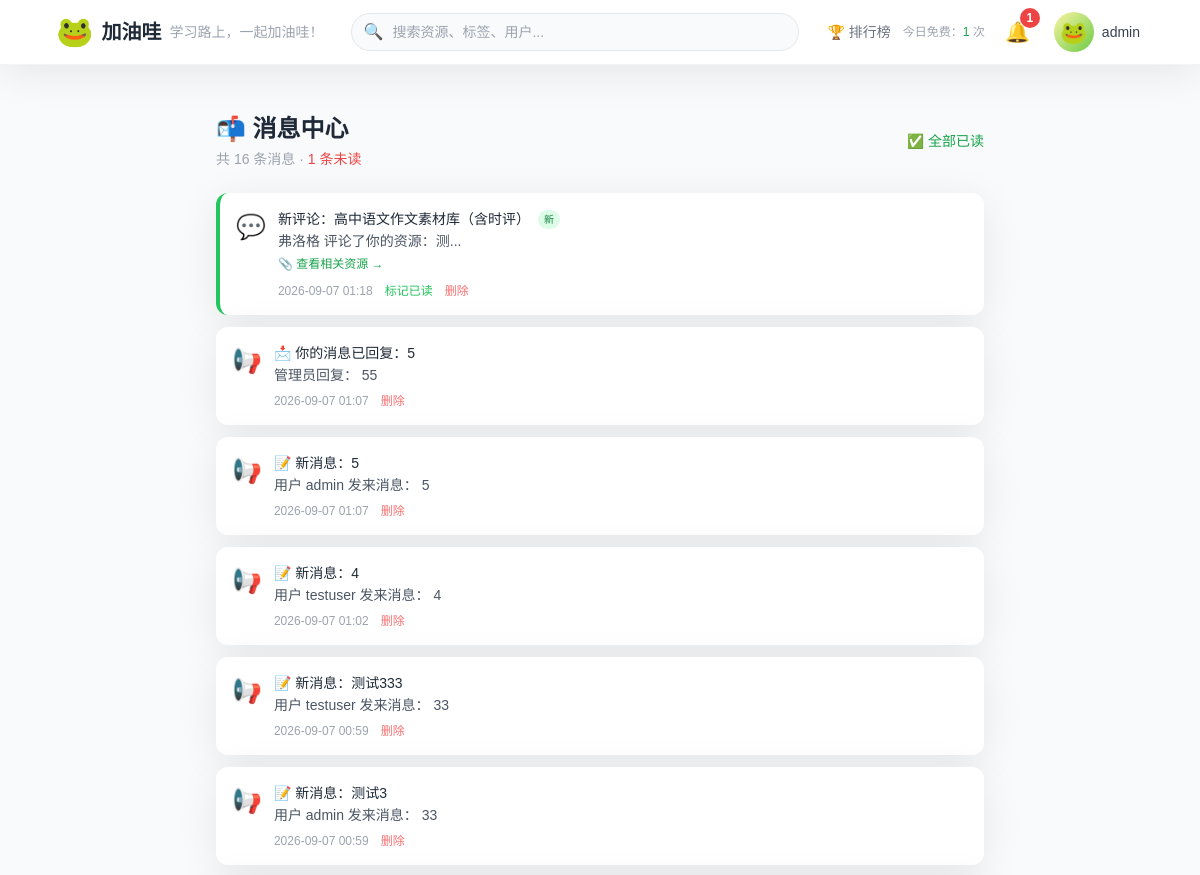
Before: /notifications/ (signed in, upper part) with the older database file.
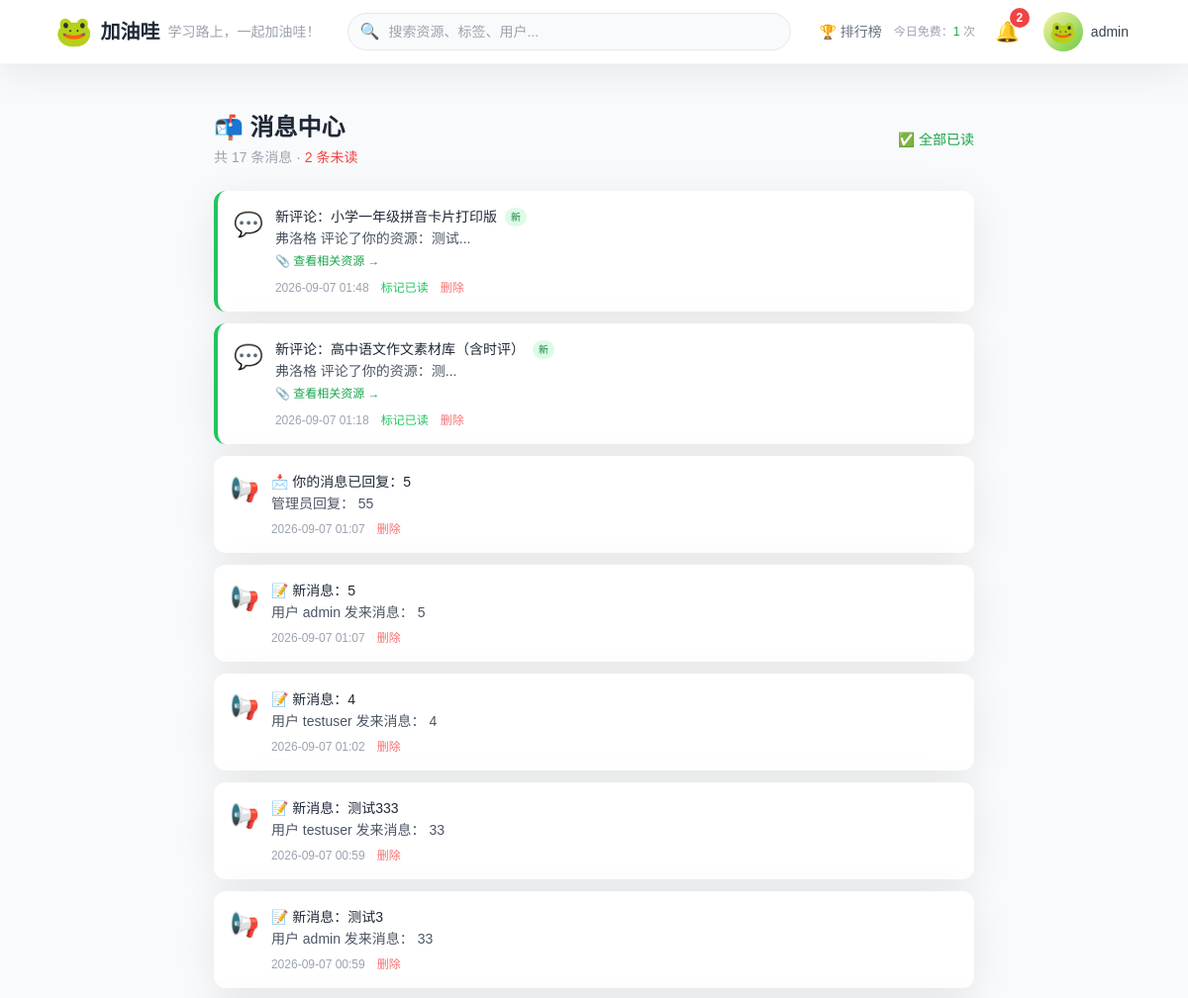
After: the same page with the newer database file.
### notifications/models.py (models this page shows, shortened)
class Notification(models.Model):
    TYPE_CHOICES = (
        ('system', '系统消息'),
        ('audit_pass', '审核通过'),
        ('audit_reject', '审核不通过'),
        ('comment', '评论通知'),
        ('follow', '关注通知'),
        ('like', '点赞通知'),
    )
    recipient = models.ForeignKey(
        settings.AUTH_USER_MODEL,
        on_delete=models.CASCADE,
        related_name='received_notifications',
        verbose_name='接收者'
    )
    sender = models.ForeignKey(
        settings.AUTH_USER_MODEL,
        null=True,
        blank=True,
        on_delete=models.SET_NULL,
        related_name='sent_notifications',
        verbose_name='发送者'
    )
    title = models.CharField(max_length=100, verbose_name='标题')
    content = models.TextField(verbose_name='内容')
    is_read = models.BooleanField(default=False, verbose_name='是否已读')
    message_type = models.CharField(
        max_length=30,
        choices=TYPE_CHOICES,
        default='system',
        verbose_name='消息类型'
    )
    related_resource = models.ForeignKey(
        'resources.Resource',
        null=True,
        blank=True,
        on_delete=models.SET_NULL,
        verbose_name='关联资源'
    )
    related_comment = models.ForeignKey(
        'resources.Comment',
        null=True,
        blank=True,
        on_delete=models.SET_NULL,
        verbose_name='关联评论'
    )
    created_at = models.DateTimeField(auto_now_add=True, verbose_name='发送时间')
    class Meta:
        db_table = 'notifications_notification'
        ordering = ['-created_at']
        verbose_name = '站内私信'
        verbose_name_plural = '站内私信'
        indexes = [
            models.Index(fields=['recipient', '-created_at']),
            models.Index(fields=['recipient', 'is_read']),
        ]

### notifications/views.py (the view)
# urls.py: path('', views.notification_list, name='list'),
@login_required
def notification_list(request):
    notifications = Notification.objects.filter(recipient=request.user).order_by('-created_at')
    unread_count = notifications.filter(is_read=False).count()
    paginator = Paginator(notifications, 20)
    page = request.GET.get('page', 1)
    notifications_page = paginator.get_page(page)
    context = {
        'notifications': notifications_page,
        'unread_count': unread_count,
    }
    return render(request, 'notifications/list.html', context)

### templates/notifications/list.html (shortened to what this page needs)
{% extends 'base.html' %}
{% load static %}
{% block content %}
<div class="max-w-3xl mx-auto py-6">
    <div class="flex items-center justify-between mb-6">
        <div>
            <h1 class="text-2xl font-bold text-gray-800">📬 消息中心</h1>
            <p class="text-sm text-gray-400 mt-1">
                共 {{ notifications.paginator.count }} 条消息
                {% if unread_count > 0 %}
                · <span class="text-red-500 font-medium">{{ unread_count }} 条未读</span>
                {% endif %}
            </p>
        </div>
        <div class="flex space-x-3">
            {% if unread_count > 0 %}
            <button onclick="markAllRead()"
                    class="text-sm text-green-600 hover:text-green-700 transition">
                ✅ 全部已读
            </button>
            {% endif %}
        </div>
    </div>
    {% if notifications %}
    <div class="space-y-3">
        {% for notice in notifications %}
        <div id="notification-{{ notice.id }}"
             class="bg-white rounded-xl card-shadow p-4 hover:shadow-lg transition {% if not notice.is_read %}border-l-4 border-green-500{% endif %}">
            <div class="flex items-start space-x-3">
                <span class="text-2xl flex-shrink-0 mt-0.5">
                    {% if notice.message_type == 'comment' %}💬
                    {% elif notice.message_type == 'follow' %}👤
                    {% elif notice.message_type == 'like' %}❤️
                    {% elif notice.message_type == 'audit_pass' %}✅
                    {% elif notice.message_type == 'audit_reject' %}❌
                    {% else %}📢{% endif %}
                </span>
                <div class="flex-1 min-w-0">
                    <div class="flex items-center gap-2">
                        <span class="font-medium text-gray-800 text-sm">{{ notice.title }}</span>
                        {% if not notice.is_read %}
                        <span class="text-[10px] bg-green-100 text-green-700 px-1.5 py-0.5 rounded-full">新</span>
                        {% endif %}
                    </div>
                    <p class="text-gray-600 text-sm mt-0.5">{{ notice.content }}</p>
                    {% if notice.related_resource %}
                    <a href="{% url 'resources:detail' notice.related_resource.id %}"
                       class="text-xs text-green-600 hover:underline mt-1 inline-block">
                        📎 查看相关资源 →
                    </a>
                    {% endif %}
                    <div class="flex items-center gap-3 mt-2 text-xs text-gray-400">
                        <span>{{ notice.created_at|date:"Y-m-d H:i" }}</span>
                        {% if not notice.is_read %}
                        <button onclick="markRead({{ notice.id }})"
                                class="text-green-500 hover:text-green-700 transition">
                            标记已读
                        </button>
                        {% endif %}
                        <button onclick="deleteNotification({{ notice.id }})"
                                class="text-red-400 hover:text-red-600 transition">
                            删除
                        </button>
                    </div>
                </div>
            </div>
        </div>
        {% endfor %}
    </div>
    {% endif %}
</div>
{% endblock %}

### templates/base.html (shortened to what this page needs)
<!DOCTYPE html>
<html lang="zh-CN">
<head>
    <script src="https://cdn.tailwindcss.com"></script>
</head>
<body x-data="{ mobileMenu: false, notificationOpen: false, userMenuOpen: false }" class="bg-gray-50">
    <nav class="bg-white border-b border-gray-100 sticky top-0 z-50 card-shadow">
        <div class="max-w-6xl mx-auto px-4 sm:px-6 lg:px-8">
            <div class="flex justify-between items-center h-16">
                <a href="/" class="flex items-center space-x-2 flex-shrink-0">
                    <span class="text-3xl">🐸</span>
                    <span class="text-xl font-bold text-gray-800">加油哇</span>
                    <span class="hidden sm:inline text-sm text-gray-400">学习路上，一起加油哇！</span>
                </a>
                <div class="flex-1 max-w-md mx-4 hidden md:block">
                    <form action="/search/" method="GET" class="relative">
                        <input type="text" name="q" placeholder="搜索资源、标签、用户..."
                               class="w-full pl-10 pr-4 py-2 border border-gray-200 rounded-full bg-gray-50 focus:bg-white focus:border-green-400 focus:outline-none transition-all text-sm">
                        <span class="absolute left-3 top-1/2 -translate-y-1/2 text-gray-400">🔍</span>
                    </form>
                </div>
                <div class="flex items-center space-x-3">
                    {% if user.is_authenticated %}
						<a href="{% url 'ranking' %}" class="text-gray-500 hover:text-green-600 transition text-sm font-medium">
							🏆 排行榜
						</a>
						{% if user.is_authenticated %}
						<div class="text-xs text-gray-400 hidden md:block">
							{% if user.last_free_date|date:"Y-m-d" != today %}
								{% with free_left=1 %}
									今日免费：<span class="text-green-600 font-medium">1</span> 次
								{% endwith %}
							{% else %}
								{% with free_left=1|add:user.daily_free_downloads|add:-1 %}
									今日免费：<span class="{% if free_left > 0 %}text-green-600{% else %}text-gray-400{% endif %} font-medium">
										{{ free_left }}
									</span> 次
								{% endwith %}
							{% endif %}
						</div>
						{% endif %}
						<div x-data="{ open: false }" class="relative">
							<button @click="open = !open"
									@click.away="open = false"
									class="relative p-2 rounded-full hover:bg-gray-100 transition">
								<span class="text-xl">🔔</span>
								{% if unread_count > 0 %}
								<span class="absolute -top-0.5 -right-0.5 bg-red-500 text-white text-xs rounded-full w-5 h-5 flex items-center justify-center font-bold">
									{{ unread_count }}
								</span>
								{% endif %}
							</button>
						</div>
						<div x-data="{ open: false }" class="relative">
							<button @click="open = !open"
									@click.away="open = false"
									class="flex items-center space-x-2 p-1 rounded-full hover:bg-gray-100 transition">
								<span class="avatar-frog">🐸</span>
								<span class="text-sm font-medium text-gray-700 hidden sm:block">{{ user.first_name|default:user.username }}</span>
							</button>
						</div>
                    {% else %}
                        <a href="{% url 'users:login' %}" class="text-gray-600 hover:text-green-600 text-sm font-medium">登录</a>
                        <a href="{% url 'users:register' %}" class="btn-primary text-sm py-2 px-4">免费注册</a>
                    {% endif %}
                </div>
            </div>
        </div>
    </nav>
    <main class="max-w-6xl mx-auto px-4 sm:px-6 lg:px-8 py-6">
        {% block content %}{% endblock %}
    </main>
</body>
</html>

Changed rows visible on the page:
added Notification: title "新评论：小学一年级拼音卡片打印版", is_read "新", content "弗洛格 评论了你的资源：测试...", shows "📎 查看相关资源 →", created_at "2026-09-07 01:48"
Other visible differences:
{{ unread_count }}: "1" → "2"
{{ notifications.paginator.count }}: "16" → "17"
